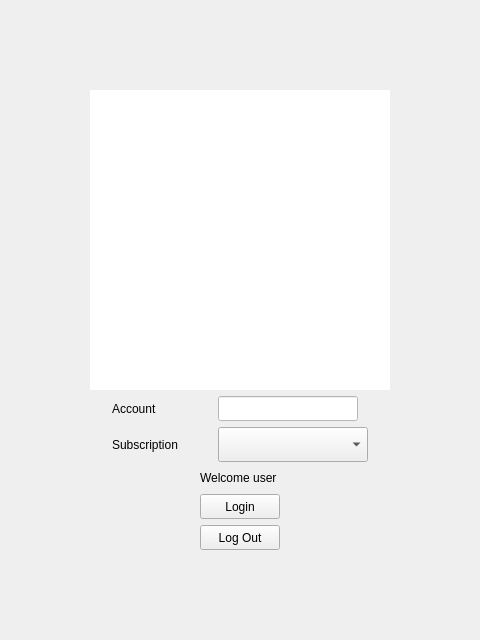
<?xml version="1.0" encoding="UTF-8"?>
<ui version="4.0">
 <class>login</class>
 <widget class="QWidget" name="login">
  <property name="geometry">
   <rect>
    <x>0</x>
    <y>0</y>
    <width>480</width>
    <height>640</height>
   </rect>
  </property>
  <property name="windowTitle">
   <string>Form</string>
  </property>
  <property name="styleSheet">
   <string notr="true"/>
  </property>
  <layout class="QVBoxLayout" name="verticalLayout">
   <item>
    <spacer name="verticalSpacer_4">
     <property name="orientation">
      <enum>Qt::Vertical</enum>
     </property>
     <property name="sizeHint" stdset="0">
      <size>
       <width>20</width>
       <height>40</height>
      </size>
     </property>
    </spacer>
   </item>
   <item>
    <spacer name="verticalSpacer_2">
     <property name="orientation">
      <enum>Qt::Vertical</enum>
     </property>
     <property name="sizeHint" stdset="0">
      <size>
       <width>20</width>
       <height>63</height>
      </size>
     </property>
    </spacer>
   </item>
   <item>
    <layout class="QHBoxLayout" name="horizontalLayout_4">
     <item>
      <spacer name="horizontalSpacer_5">
       <property name="orientation">
        <enum>Qt::Horizontal</enum>
       </property>
       <property name="sizeHint" stdset="0">
        <size>
         <width>40</width>
         <height>20</height>
        </size>
       </property>
      </spacer>
     </item>
     <item>
      <widget class="QGraphicsView" name="graphicsView_welcome">
       <property name="minimumSize">
        <size>
         <width>300</width>
         <height>300</height>
        </size>
       </property>
       <property name="maximumSize">
        <size>
         <width>300</width>
         <height>300</height>
        </size>
       </property>
       <property name="frameShape">
        <enum>QFrame::NoFrame</enum>
       </property>
       <property name="backgroundBrush">
        <brush brushstyle="NoBrush">
         <color alpha="255">
          <red>0</red>
          <green>0</green>
          <blue>0</blue>
         </color>
        </brush>
       </property>
      </widget>
     </item>
     <item>
      <spacer name="horizontalSpacer">
       <property name="orientation">
        <enum>Qt::Horizontal</enum>
       </property>
       <property name="sizeHint" stdset="0">
        <size>
         <width>40</width>
         <height>20</height>
        </size>
       </property>
      </spacer>
     </item>
    </layout>
   </item>
   <item>
    <layout class="QHBoxLayout" name="horizontalLayout_2">
     <item>
      <spacer name="horizontalSpacer_6">
       <property name="orientation">
        <enum>Qt::Horizontal</enum>
       </property>
       <property name="sizeHint" stdset="0">
        <size>
         <width>40</width>
         <height>20</height>
        </size>
       </property>
      </spacer>
     </item>
     <item>
      <layout class="QFormLayout" name="fLayout_userInputs">
       <item row="0" column="0">
        <widget class="QLabel" name="lbl_acc">
         <property name="minimumSize">
          <size>
           <width>100</width>
           <height>25</height>
          </size>
         </property>
         <property name="maximumSize">
          <size>
           <width>100</width>
           <height>25</height>
          </size>
         </property>
         <property name="styleSheet">
          <string notr="true">background-color: rgba(255, 255, 255, 0);</string>
         </property>
         <property name="text">
          <string>Account</string>
         </property>
        </widget>
       </item>
       <item row="0" column="1">
        <widget class="QLineEdit" name="lineEdit_acc">
         <property name="minimumSize">
          <size>
           <width>140</width>
           <height>25</height>
          </size>
         </property>
         <property name="maximumSize">
          <size>
           <width>140</width>
           <height>25</height>
          </size>
         </property>
         <property name="styleSheet">
          <string notr="true">background-color: rgb(255, 255, 255);</string>
         </property>
        </widget>
       </item>
       <item row="1" column="0">
        <widget class="QLabel" name="lbl_channel">
         <property name="minimumSize">
          <size>
           <width>100</width>
           <height>35</height>
          </size>
         </property>
         <property name="maximumSize">
          <size>
           <width>100</width>
           <height>35</height>
          </size>
         </property>
         <property name="styleSheet">
          <string notr="true">background-color: rgba(255, 255, 255, 0);</string>
         </property>
         <property name="text">
          <string>Subscription</string>
         </property>
        </widget>
       </item>
       <item row="1" column="1">
        <widget class="custom_combobox" name="cmb_channel">
         <property name="minimumSize">
          <size>
           <width>150</width>
           <height>35</height>
          </size>
         </property>
         <property name="maximumSize">
          <size>
           <width>150</width>
           <height>35</height>
          </size>
         </property>
        </widget>
       </item>
      </layout>
     </item>
     <item>
      <spacer name="horizontalSpacer_2">
       <property name="orientation">
        <enum>Qt::Horizontal</enum>
       </property>
       <property name="sizeHint" stdset="0">
        <size>
         <width>40</width>
         <height>20</height>
        </size>
       </property>
      </spacer>
     </item>
    </layout>
   </item>
   <item>
    <layout class="QHBoxLayout" name="horizontalLayout_3">
     <item>
      <spacer name="horizontalSpacer_8">
       <property name="orientation">
        <enum>Qt::Horizontal</enum>
       </property>
       <property name="sizeHint" stdset="0">
        <size>
         <width>40</width>
         <height>20</height>
        </size>
       </property>
      </spacer>
     </item>
     <item>
      <widget class="QLabel" name="lbl_welcome">
       <property name="styleSheet">
        <string notr="true">background-color: rgba(255, 255, 255, 0);</string>
       </property>
       <property name="text">
        <string>Welcome user </string>
       </property>
      </widget>
     </item>
     <item>
      <spacer name="horizontalSpacer_7">
       <property name="orientation">
        <enum>Qt::Horizontal</enum>
       </property>
       <property name="sizeHint" stdset="0">
        <size>
         <width>40</width>
         <height>20</height>
        </size>
       </property>
      </spacer>
     </item>
    </layout>
   </item>
   <item>
    <layout class="QHBoxLayout" name="horizontalLayout">
     <item>
      <spacer name="horizontalSpacer_3">
       <property name="orientation">
        <enum>Qt::Horizontal</enum>
       </property>
       <property name="sizeHint" stdset="0">
        <size>
         <width>40</width>
         <height>20</height>
        </size>
       </property>
      </spacer>
     </item>
     <item>
      <widget class="QPushButton" name="btn_login">
       <property name="minimumSize">
        <size>
         <width>0</width>
         <height>25</height>
        </size>
       </property>
       <property name="maximumSize">
        <size>
         <width>16777215</width>
         <height>25</height>
        </size>
       </property>
       <property name="text">
        <string>Login</string>
       </property>
       <property name="autoDefault">
        <bool>false</bool>
       </property>
       <property name="default">
        <bool>false</bool>
       </property>
       <property name="flat">
        <bool>false</bool>
       </property>
      </widget>
     </item>
     <item>
      <spacer name="horizontalSpacer_4">
       <property name="orientation">
        <enum>Qt::Horizontal</enum>
       </property>
       <property name="sizeHint" stdset="0">
        <size>
         <width>40</width>
         <height>20</height>
        </size>
       </property>
      </spacer>
     </item>
    </layout>
   </item>
   <item>
    <layout class="QHBoxLayout" name="horizontalLayout_5">
     <item>
      <spacer name="horizontalSpacer_9">
       <property name="orientation">
        <enum>Qt::Horizontal</enum>
       </property>
       <property name="sizeHint" stdset="0">
        <size>
         <width>40</width>
         <height>20</height>
        </size>
       </property>
      </spacer>
     </item>
     <item>
      <widget class="QPushButton" name="btn_loggout">
       <property name="minimumSize">
        <size>
         <width>0</width>
         <height>25</height>
        </size>
       </property>
       <property name="maximumSize">
        <size>
         <width>16777215</width>
         <height>25</height>
        </size>
       </property>
       <property name="text">
        <string>Log Out</string>
       </property>
       <property name="autoDefault">
        <bool>false</bool>
       </property>
       <property name="default">
        <bool>false</bool>
       </property>
       <property name="flat">
        <bool>false</bool>
       </property>
      </widget>
     </item>
     <item>
      <spacer name="horizontalSpacer_10">
       <property name="orientation">
        <enum>Qt::Horizontal</enum>
       </property>
       <property name="sizeHint" stdset="0">
        <size>
         <width>40</width>
         <height>20</height>
        </size>
       </property>
      </spacer>
     </item>
    </layout>
   </item>
   <item>
    <spacer name="verticalSpacer_3">
     <property name="orientation">
      <enum>Qt::Vertical</enum>
     </property>
     <property name="sizeHint" stdset="0">
      <size>
       <width>20</width>
       <height>40</height>
      </size>
     </property>
    </spacer>
   </item>
   <item>
    <spacer name="verticalSpacer">
     <property name="orientation">
      <enum>Qt::Vertical</enum>
     </property>
     <property name="sizeHint" stdset="0">
      <size>
       <width>20</width>
       <height>63</height>
      </size>
     </property>
    </spacer>
   </item>
  </layout>
 </widget>
 <customwidgets>
  <customwidget>
   <class>custom_combobox</class>
   <extends>QComboBox</extends>
   <header>custom_combobox.h</header>
  </customwidget>
 </customwidgets>
 <resources/>
 <connections/>
</ui>
